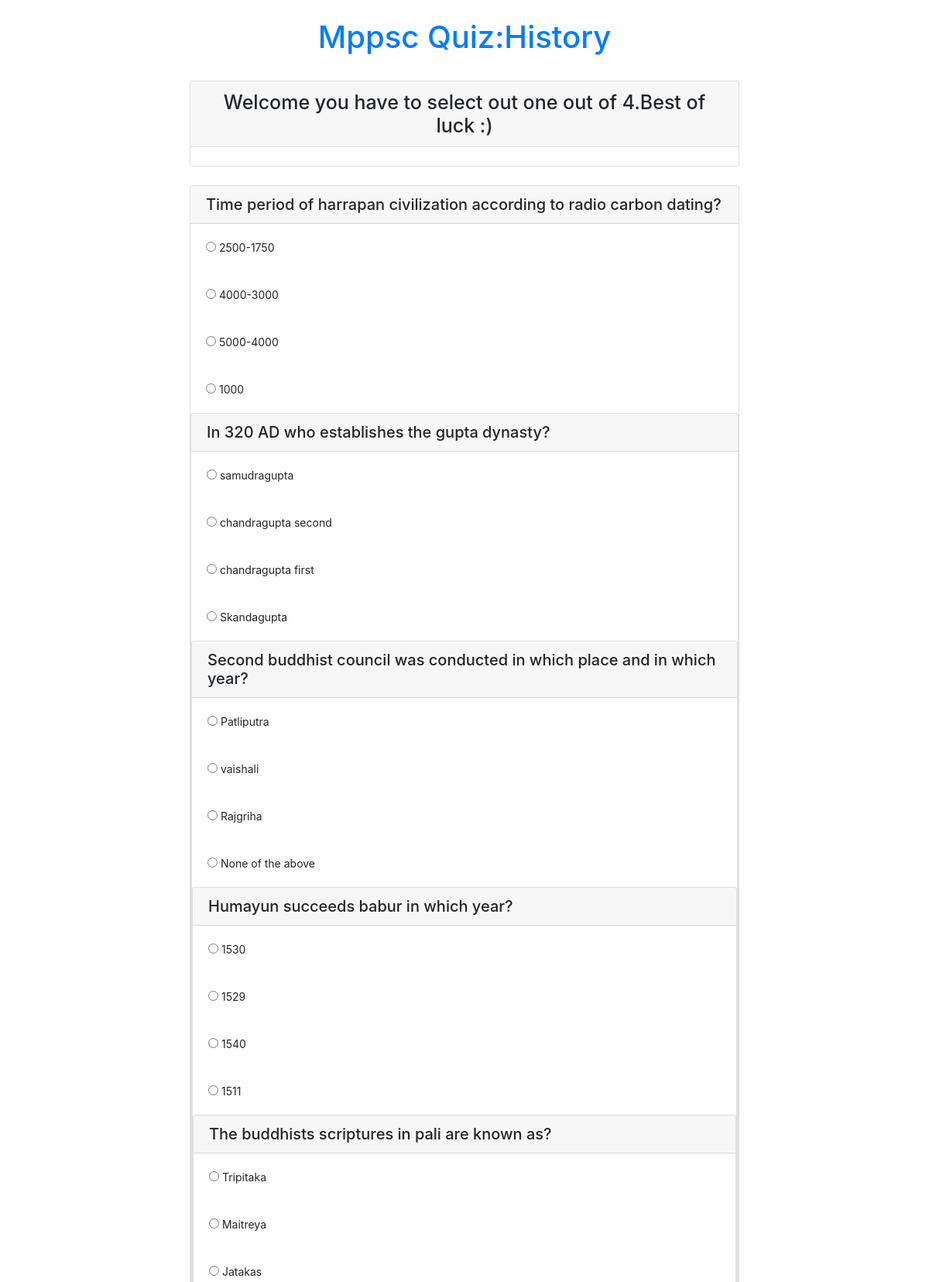
The page /historytest.php (upper part) on the database its author committed.
### tables this page shows
CREATE TABLE `history` (
  `qid` int(250) NOT NULL,
  `question` varchar(250) DEFAULT NULL,
  `ans_id` varchar(250) DEFAULT NULL
);

CREATE TABLE `hanswers` (
  `aid` int(250) NOT NULL,
  `answer` varchar(250) DEFAULT NULL,
  `ans_id` int(250) DEFAULT NULL
);

### historytest.php (the view, shortened to what this page needs)
<?php
    include ('kuki/config.php');
?>
<!DOCTYPE html>
<html lang="en">
<head>
  <link rel="stylesheet" href="https://cdn.jsdelivr.net/npm/bootstrap@4.6.1/dist/css/bootstrap.min.css">
</head>
<body>
    <div class="container">
        <br><h1 class="text-center text-primary" >Mppsc Quiz:History</h1></br>
    <div class="col-lg-8 m-auto d-block">
        <div class="card">
        <h3 class="text-center card-header" style="font-size:25px">Welcome <?php echo $_SESSION['textnames']; ?> you have to select out one out of 4.Best of luck :)</h1></br>
        </div><br>
    <form action="hresult.php" method="post" >
        <?php
           for($i=1;$i<11;$i++)
           {
           $que="select * from history where qid=$i";
           $query =mysqli_query($conn,$que);
              while( $rows=mysqli_fetch_array($query))
                {
                    ?>
                    <div class="card">
                         <h4 class="card-header" style="font-size:20px"><?php echo $rows["question"];?></h4>
                         <?php
                             $que="select * from hanswers where ans_id=$i";
                             $query =mysqli_query($conn,$que);
                                while( $rows=mysqli_fetch_array($query))
                                  {
                         ?>
                                    <div class="card-body" style="font-size:14px">
                                          <input type="radio" name="quizcheak[<?php echo $rows['ans_id']?>]" value="<?php echo $rows['aid'];?>">
                                          <?php echo $rows['answer'];?>
                                      </div>
               <?php
                }
            }
            }
              ?>
            <a class="btn btn-success m-auto d-block" href="kuki/log-out.php" style="background-color:maroon;" >LOGOUT</a></div>
    </form>
    </div>
    </div>
</body>
</html>

### rows shown on the page
history: question "Time period of harrapan civilization according to radio carbon dating?"
hanswers: answer "2500-1750"
hanswers: answer "4000-3000"
hanswers: answer "5000-4000"
hanswers: answer "1000"
history: question "In 320 AD who establishes the gupta dynasty?"
hanswers: answer "samudragupta"
hanswers: answer "chandragupta second"
hanswers: answer "chandragupta first"
hanswers: answer "Skandagupta"
history: question "Second buddhist council was conducted in which place and in which year?"
hanswers: answer "Patliputra"
hanswers: answer "vaishali"
hanswers: answer "Rajgriha"
hanswers: answer "None of the above"
history: question "Humayun succeeds babur in which year?"
hanswers: answer "1530"
hanswers: answer "1529"
hanswers: answer "1540"
hanswers: answer "1511"
history: question "The buddhists scriptures in pali are known as?"
hanswers: answer "Tripitaka"
hanswers: answer "Maitreya"
hanswers: answer "Jatakas"
